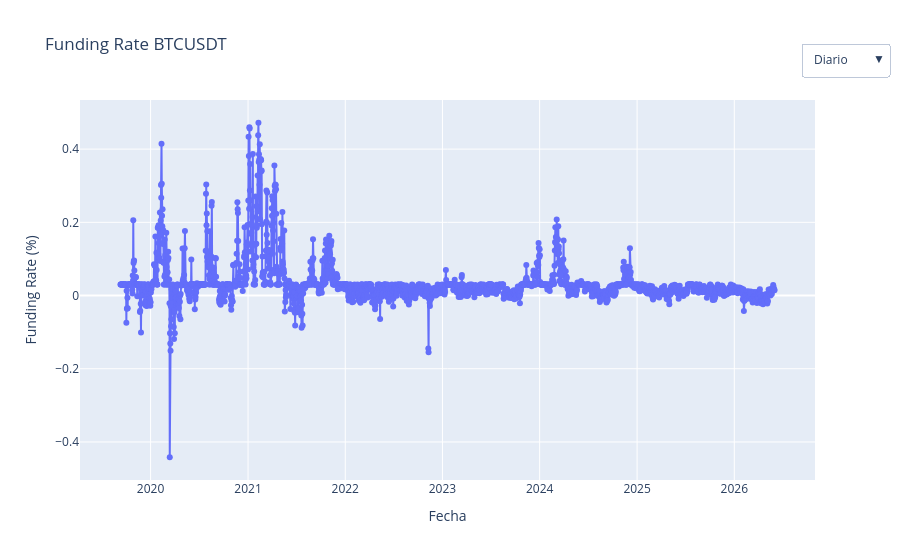

Source (notebook cell):
### Code cell
import pandas as pd
import plotly.graph_objects as go

daily = df.set_index("Time").resample("D")["Funding Rate"].sum().reset_index()

monthly = df.set_index("Time").resample("ME")["Funding Rate"].sum().reset_index()

yearly = df.set_index("Time").resample("YE")["Funding Rate"].sum().reset_index()

fig = go.Figure()

# Diario
fig.add_trace(
    go.Scatter(
        x=daily["Time"],
        y=daily["Funding Rate"],
        mode="lines+markers",
        name="Diario",
        visible=True,
    )
)

# Mensual
fig.add_trace(
    go.Scatter(
        x=monthly["Time"],
        y=monthly["Funding Rate"],
        mode="lines+markers",
        name="Mensual",
        visible=False,
    )
)

# Anual
fig.add_trace(
    go.Scatter(
        x=yearly["Time"],
        y=yearly["Funding Rate"],
        mode="lines+markers",
        name="Anual",
        visible=False,
    )
)

fig.update_layout(
    title="Funding Rate BTCUSDT",
    xaxis_title="Fecha",
    yaxis_title="Funding Rate (%)",
    updatemenus=[
        dict(
            buttons=[
                dict(
                    label="Diario",
                    method="update",
                    args=[{"visible": [True, False, False]}],
                ),
                dict(
                    label="Mensual",
                    method="update",
                    args=[{"visible": [False, True, False]}],
                ),
                dict(
                    label="Anual",
                    method="update",
                    args=[{"visible": [False, False, True]}],
                ),
            ],
            direction="down",
            x=1.1,
            y=1.15,
        )
    ],
)

fig.show()

### Figure 1 — Plotly figure (JSON) as saved in the notebook; plotly's stock layout.template omitted (floating-point values rounded to 4 significant figures; data arrays with more than 128 entries replaced by an {"elided": "..."} marker saying what was removed)
{"data": [{"mode": "lines+markers", "name": "Diario", "type": "scatter", "visible": true, "x": {"elided": "2457 str values"}, "y": {"elided": "2457 float values"}}, {"mode": "lines+markers", "name": "Mensual", "type": "scatter", "visible": false, "x": ["2019-09-30T00:00:00.000000", "2019-10-31T00:00:00.000000", "2019-11-30T00:00:00.000000", "2019-12-31T00:00:00.000000", "2020-01-31T00:00:00.000000", "2020-02-29T00:00:00.000000", "2020-03-31T00:00:00.000000", "2020-04-30T00:00:00.000000", "2020-05-31T00:00:00.000000", "2020-06-30T00:00:00.000000", "2020-07-31T00:00:00.000000", "2020-08-31T00:00:00.000000", "2020-09-30T00:00:00.000000", "2020-10-31T00:00:00.000000", "2020-11-30T00:00:00.000000", "2020-12-31T00:00:00.000000", "2021-01-31T00:00:00.000000", "2021-02-28T00:00:00.000000", "2021-03-31T00:00:00.000000", "2021-04-30T00:00:00.000000", "2021-05-31T00:00:00.000000", "2021-06-30T00:00:00.000000", "2021-07-31T00:00:00.000000", "2021-08-31T00:00:00.000000", "2021-09-30T00:00:00.000000", "2021-10-31T00:00:00.000000", "2021-11-30T00:00:00.000000", "2021-12-31T00:00:00.000000", "2022-01-31T00:00:00.000000", "2022-02-28T00:00:00.000000", "2022-03-31T00:00:00.000000", "2022-04-30T00:00:00.000000", "2022-05-31T00:00:00.000000", "2022-06-30T00:00:00.000000", "2022-07-31T00:00:00.000000", "2022-08-31T00:00:00.000000", "2022-09-30T00:00:00.000000", "2022-10-31T00:00:00.000000", "2022-11-30T00:00:00.000000", "2022-12-31T00:00:00.000000", "2023-01-31T00:00:00.000000", "2023-02-28T00:00:00.000000", "2023-03-31T00:00:00.000000", "2023-04-30T00:00:00.000000", "2023-05-31T00:00:00.000000", "2023-06-30T00:00:00.000000", "2023-07-31T00:00:00.000000", "2023-08-31T00:00:00.000000", "2023-09-30T00:00:00.000000", "2023-10-31T00:00:00.000000", "2023-11-30T00:00:00.000000", "2023-12-31T00:00:00.000000", "2024-01-31T00:00:00.000000", "2024-02-29T00:00:00.000000", "2024-03-31T00:00:00.000000", "2024-04-30T00:00:00.000000", "2024-05-31T00:00:00.000000", "2024-06-30T00:00:00.000000", "2024-07-31T00:00:00.000000", "2024-08-31T00:00:00.000000", "2024-09-30T00:00:00.000000", "2024-10-31T00:00:00.000000", "2024-11-30T00:00:00.000000", "2024-12-31T00:00:00.000000", "2025-01-31T00:00:00.000000", "2025-02-28T00:00:00.000000", "2025-03-31T00:00:00.000000", "2025-04-30T00:00:00.000000", "2025-05-31T00:00:00.000000", "2025-06-30T00:00:00.000000", "2025-07-31T00:00:00.000000", "2025-08-31T00:00:00.000000", "2025-09-30T00:00:00.000000", "2025-10-31T00:00:00.000000", "2025-11-30T00:00:00.000000", "2025-12-31T00:00:00.000000", "2026-01-31T00:00:00.000000", "2026-02-28T00:00:00.000000", "2026-03-31T00:00:00.000000", "2026-04-30T00:00:00.000000", "2026-05-31T00:00:00.000000", "2026-06-30T00:00:00.000000"], "y": [0.63, 0.9379, 0.5768, 0.1524, 1.907, 4.517, -0.5904, 0.07914, 0.9556, 0.7463, 1.975, 2.414, 0.6658, 0.5182, 1.989, 2.098, 5.901, 7.247, 3.279, 4.412, 2.297, 0.2416, -0.1741, 1.208, 1.097, 2.056, 2.121, 0.9111, 0.4863, 0.2539, 0.5164, 0.2424, 0.4774, 0.2474, 0.6375, 0.1617, 0.3544, 0.5283, -0.1734, 0.4326, 0.8, 0.6893, 0.5342, 0.4438, 0.5126, 0.6108, 0.5591, 0.5352, 0.09511, 0.38, 1.018, 1.715, 1.092, 1.351, 3.157, 0.7809, 0.6372, 0.8504, 0.5882, 0.119, 0.1651, 0.6804, 1.309, 1.199, 0.7223, 0.3797, 0.1857, 0.2166, 0.4271, 0.2372, 0.7259, 0.6106, 0.4361, 0.314, 0.4404, 0.4308, 0.4444, -0.06084, -0.09525, -0.1775, 0.2408, 0.01444]}, {"mode": "lines+markers", "name": "Anual", "type": "scatter", "visible": false, "x": ["2019-12-31T00:00:00.000000", "2020-12-31T00:00:00.000000", "2021-12-31T00:00:00.000000", "2022-12-31T00:00:00.000000", "2023-12-31T00:00:00.000000", "2024-12-31T00:00:00.000000", "2025-12-31T00:00:00.000000", "2026-12-31T00:00:00.000000"], "y": [2.297, 17.27, 30.6, 4.165, 7.893, 11.93, 5.126, 0.366]}], "layout": {"title": {"text": "Funding Rate BTCUSDT"}, "updatemenus": [{"buttons": [{"args": [{"visible": [true, false, false]}], "label": "Diario", "method": "update"}, {"args": [{"visible": [false, true, false]}], "label": "Mensual", "method": "update"}, {"args": [{"visible": [false, false, true]}], "label": "Anual", "method": "update"}], "direction": "down", "x": 1.1, "y": 1.15}], "xaxis": {"title": {"text": "Fecha"}}, "yaxis": {"title": {"text": "Funding Rate (%)"}}}}
